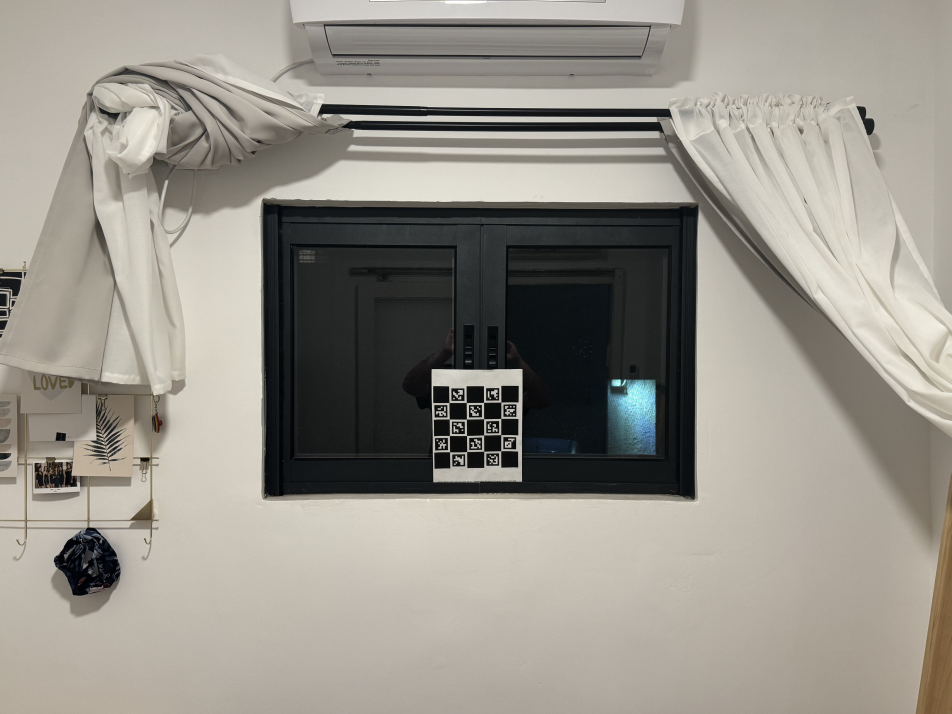
#> input picture assets/Input Image_IMG_4981.jpeg, 5712 x 4284 px (shown at 1/6 size)
$ python measuring_using_cv2.py --image '../assets/Input Image_IMG_4981.jpeg' --width 1.0   (older library calls are emulated)
#> lines starting #> are read from the running program, lines starting #| are printed output that depends on the picture; after the words box and inside, x2 and y2 are one past the last pixel; in counts of white or black regions, pixels touching at a corner belong together
# import the necessary packages
from scipy.spatial import distance as dist
from imutils import perspective
from imutils import contours
import numpy as np
import argparse
import imutils
import cv2


def midpoint(ptA, ptB):
    return ((ptA[0] + ptB[0]) * 0.5, (ptA[1] + ptB[1]) * 0.5)


def resize_image_to_fit_screen(image, max_width=1920, max_height=1080):
    """
    Resize image to fit within screen dimensions while maintaining aspect ratio
    """
    height, width = image.shape[:2]

    # Calculate scaling factor to fit within screen bounds
    scale_width = max_width / width
    scale_height = max_height / height
    scale = min(scale_width, scale_height, 1.0)  # Don't upscale

    # Calculate new dimensions
    new_width = int(width * scale)
    new_height = int(height * scale)

    # Resize image
    resized = cv2.resize(image, (new_width, new_height), interpolation=cv2.INTER_AREA)
    return resized, scale


def preprocess_image(image):
    """
    Enhanced preprocessing for complex images
    """
    gray = cv2.cvtColor(image, cv2.COLOR_BGR2GRAY)

    # Apply bilateral filter to reduce noise while keeping edges sharp
    filtered = cv2.bilateralFilter(gray, 11, 17, 17)

    # Apply adaptive threshold for better edge detection in varying lighting
    thresh = cv2.adaptiveThreshold(
        filtered, 255, cv2.ADAPTIVE_THRESH_GAUSSIAN_C, cv2.THRESH_BINARY, 11, 2
    )

    # Use morphological operations to clean up the image
    kernel = np.ones((3, 3), np.uint8)
    thresh = cv2.morphologyEx(thresh, cv2.MORPH_CLOSE, kernel)
    thresh = cv2.morphologyEx(thresh, cv2.MORPH_OPEN, kernel)

    return gray, thresh


def filter_contours(contours, image_area, min_area_ratio=0.001, max_area_ratio=0.5):
    """
    Filter contours based on area, aspect ratio, and rectangularity
    """
    filtered = []

    # Print some stats for debugging
    areas = [cv2.contourArea(cnt) for cnt in contours]
    if areas:
        print(
            f"Contour areas - Min: {min(areas):.0f}, Max: {max(areas):.0f}, Avg: {np.mean(areas):.0f}"
        )
        print(
            f"Area thresholds - Min: {image_area * min_area_ratio:.0f}, Max: {image_area * max_area_ratio:.0f}"
        )

    for i, cnt in enumerate(contours):
        area = cv2.contourArea(cnt)

        # Filter by area (remove very small and very large contours)
        if area < image_area * min_area_ratio:
            print(
                f"  Contour {i}: area {area:.0f} too small (< {image_area * min_area_ratio:.0f})"
            )
            continue
        if area > image_area * max_area_ratio:
            print(
                f"  Contour {i}: area {area:.0f} too large (> {image_area * max_area_ratio:.0f})"
            )
            continue

        # Check if contour is roughly rectangular
        rect = cv2.minAreaRect(cnt)
        box = cv2.boxPoints(rect)
        box_area = cv2.contourArea(box)

        # Rectangularity: how close the contour is to its bounding rectangle
        rectangularity = area / box_area if box_area > 0 else 0

        if rectangularity < 0.5:  # Relaxed from 0.7 to 0.5
            print(f"  Contour {i}: rectangularity {rectangularity:.2f} too low (< 0.5)")
            continue

        # Check aspect ratio (avoid very thin objects)
        width, height = rect[1]
        if width > 0 and height > 0:
            aspect_ratio = max(width, height) / min(width, height)
            if aspect_ratio > 15:  # Relaxed from 10 to 15
                print(f"  Contour {i}: aspect ratio {aspect_ratio:.1f} too high (> 15)")
                continue

        print(
            f"  Contour {i}: PASSED - area={area:.0f}, rect={rectangularity:.2f}, ratio={aspect_ratio:.1f}"
        )
        filtered.append(cnt)

    return filtered


# construct the argument parse and parse the arguments
ap = argparse.ArgumentParser()
ap.add_argument("-i", "--image", required=True, help="path to the input image")
ap.add_argument(
    "-w",
    "--width",
    type=float,
    required=True,
    help="width of the left-most object in the image (in inches)",
)
ap.add_argument(
    "--min-area",
    type=float,
    default=0.00001,
    help="minimum contour area as ratio of image area (default: 0.00001)",
)
ap.add_argument(
    "--max-area",
    type=float,
    default=0.8,
    help="maximum contour area as ratio of image area (default: 0.8)",
)
ap.add_argument(
    "--debug", action="store_true", help="show debug images for preprocessing steps"
)
args = vars(ap.parse_args())

# load the image
image = cv2.imread(args["image"])
#> image is the input picture: shape (4284, 5712, 3); mean B, G, R 137.7, 146.3, 150.2
if image is None:
    print("Error: Could not load image")
    exit()

print(f"Image size: {image.shape[1]}x{image.shape[0]}")
#| Image size: 5712x4284
image_area = image.shape[0] * image.shape[1]
#> image_area = 24470208

# Enhanced preprocessing
gray, processed = preprocess_image(image)
#> in preprocess_image, `thresh = cv2.adaptiveThreshold( filtered, 255, cv2.ADAPTIVE_THRESH_GAU..`:
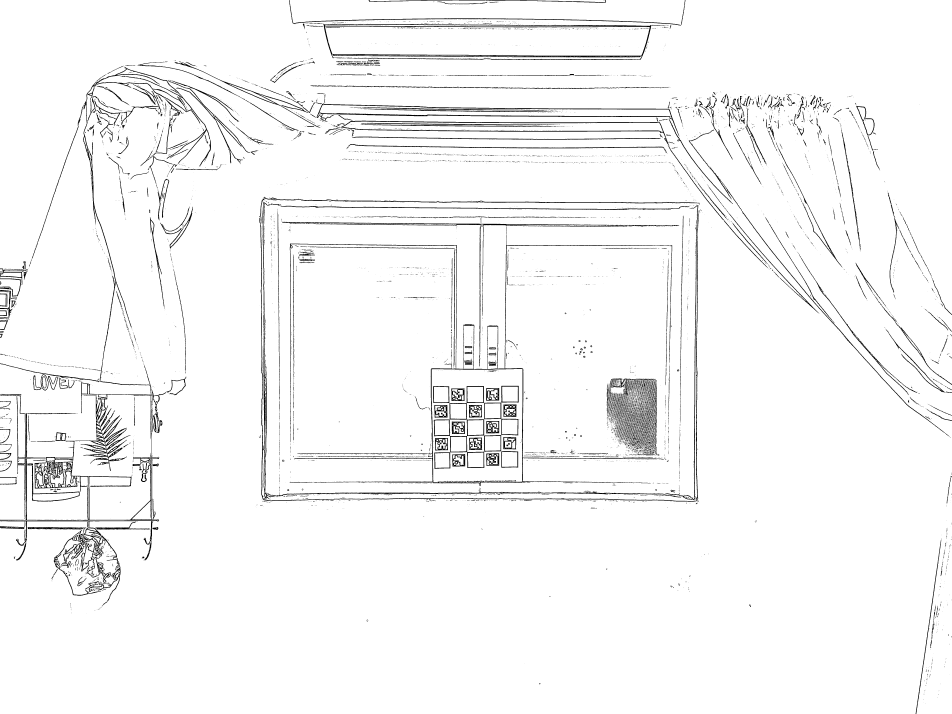
#> thresh: shape (4284, 5712) (shown at 1/6 size); 96.6% white; 9482 black regions (8002 under 20 px), largest, box (x1, y1, x2, y2) and area: (0, 2371, 955, 3465) 55734, (1739, 1358, 4033, 2917) 41767, (1940, 142, 4000, 360) 41002
#> in preprocess_image, `thresh = cv2.morphologyEx(thresh, cv2.MORPH_CLOSE, kernel)`:
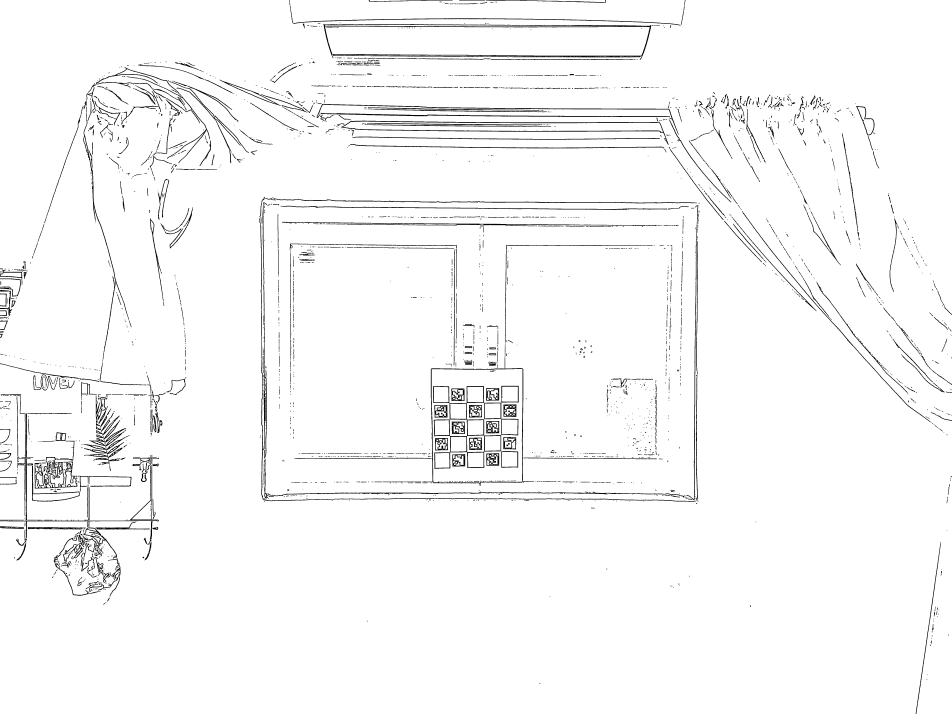
#> thresh: shape (4284, 5712) (shown at 1/6 size); 97.2% white; 3648 black regions (1654 under 20 px), largest, box (x1, y1, x2, y2) and area: (1941, 143, 3908, 358) 33927, (2047, 724, 4012, 869) 18555, (2603, 2317, 2906, 2813) 12260
#> in preprocess_image, `thresh = cv2.morphologyEx(thresh, cv2.MORPH_OPEN, kernel)`: thresh: shape (4284, 5712); 97.2% white; 2393 black regions (958 under 20 px)

if args["debug"]:
    debug_gray, _ = resize_image_to_fit_screen(gray)
    debug_processed, _ = resize_image_to_fit_screen(processed)
    cv2.imshow("Grayscale", debug_gray)
    cv2.imshow("Processed", debug_processed)
    cv2.waitKey(0)
    cv2.destroyWindow("Grayscale")
    cv2.destroyWindow("Processed")

# Find contours using the processed image
cnts = cv2.findContours(processed, cv2.RETR_EXTERNAL, cv2.CHAIN_APPROX_SIMPLE)
#> cnts = 38 contours, 14 with area under 20; largest, box (x1, y1, x2, y2) and area: (0, 0, 5712, 4284) 24367318, (0, 1675, 123, 1774) 6980, (0, 2578, 57, 2656) 3423, (0, 2865, 95, 2903) 3321, (3032, 0, 3632, 14) 3033
cnts = imutils.grab_contours(cnts)

print(f"Found {len(cnts)} initial contours")
#| Found 38 initial contours

# Filter contours
cnts = filter_contours(cnts, image_area, args["min_area"], args["max_area"])
#> in filter_contours, `areas = [cv2.contourArea(cnt) for cnt in contours]`: areas = 38 values, max 24367317.5 at index 37, min 4 at index 2, mean 642150.4
#| Contour areas - Min: 4, Max: 24367318, Avg: 642150
#| Area thresholds - Min: 245, Max: 19576166
#> the loop in filter_contours, `for i, cnt in enumerate(contours):` made 38 passes
#> (area, rect, box, box_area, rectangularity, width, height, aspect_ratio) on passes 15, 16, 23, 26, 28: (3321, ((47, 2883.5), (37, 94), -90), [[94, 2902], [-1.13e-15, 2902], [0, 2865], [94, 2865]], 3478, 0.955, 37, 94, 2.54), (415, ((906.5, 2917), (158, 3), -90), [[908, 2996], [905, 2996], [905, 2838], [908, 2838]], 474, 0.876, 158, 3, 52.67), (2818.5, ((32.5, 2796), (56, 65), -90), [[65, 2824], [-1.71e-15, 2824], [0, 2768], [65, 2768]], 3640, 0.774, 56, 65, 1.16), (3423, ((28, 2616.5), (77, 56), -90), [[56, 2655], [-2.36e-15, 2655], [0, 2578], [56, 2578]], 4312, 0.794, 77, 56, 1.38), (1363.5, ((19, 1951), (46, 38), -90), [[38, 1974], [-1.41e-15, 1974], [0, 1928], [38, 1928]], 1748, 0.78, 46, 38, 1.21)
#> (area, rect, box_area, rectangularity, width, height, aspect_ratio) on passes 7, 25, 35: (400, ((551.4, 3174.9), (11.64, 52.39), -77.74), 609.8, 0.656, 11.64, 52.39, 4.5), (1389.5, ((29.97, 2737.5), (60.51, 30.09), -1.06), 1820.5, 0.763, 60.51, 30.09, 2.01), (6979.5, ((57.73, 1723.1), (96.64, 122.5), -85.6), 11836.6, 0.59, 96.64, 122.5, 1.27)
#|   Contour 0: area 19 too small (< 245)
#|   Contour 1: area 26 too small (< 245)
#|   Contour 2: area 4 too small (< 245)
#|   Contour 3: rectangularity 0.47 too low (< 0.5)
#|   Contour 4: area 6 too small (< 245)
#|   Contour 5: rectangularity 0.40 too low (< 0.5)
#|   Contour 6: PASSED - area=400, rect=0.66, ratio=4.5
#|   Contour 7: area 12 too small (< 245)
#> (further printed lines are left out)
#> after the loop in filter_contours, `for i, cnt in enumerate(contours):`: filtered = 10 contours; largest, box (x1, y1, x2, y2) and area: (0, 1675, 123, 1774) 6980, (0, 2578, 57, 2656) 3423, (0, 2865, 95, 2903) 3321, (0, 2768, 66, 2825) 2818, (5, 1636, 128, 1663) 2482
#> cnts has the same summary as filtered in filter_contours
print(f"After filtering: {len(cnts)} contours")
#| After filtering: 10 contours

if len(cnts) == 0:
    print(
        "No suitable contours found. Try adjusting --min-area and --max-area parameters"
    )
    exit()

# Sort the contours from left-to-right
(cnts, _) = contours.sort_contours(cnts)
pixelsPerMetric = None

# Create a copy for drawing all detections
all_detections = image.copy()

# loop over the contours individually
for i, c in enumerate(cnts):
    print(f"\nProcessing contour {i+1}/{len(cnts)}")
    print(f"Contour area: {cv2.contourArea(c):.0f} pixels")

    # compute the rotated bounding box of the contour
    orig = image.copy()
    box = cv2.minAreaRect(c)
    box = cv2.cv.BoxPoints(box) if imutils.is_cv2() else cv2.boxPoints(box)
    box = np.array(box, dtype="int")

    # order the points in the contour such that they appear
    # in top-left, top-right, bottom-right, and bottom-left order
    box = perspective.order_points(box)

    # Draw on both individual and combined images
    for img in [orig, all_detections]:
        cv2.drawContours(img, [box.astype("int")], -1, (0, 255, 0), 2)
        # Draw corner points
        for x, y in box:
            cv2.circle(img, (int(x), int(y)), 5, (0, 0, 255), -1)

    # unpack the ordered bounding box, then compute the midpoints
    (tl, tr, br, bl) = box
    (tltrX, tltrY) = midpoint(tl, tr)
    (blbrX, blbrY) = midpoint(bl, br)
    (tlblX, tlblY) = midpoint(tl, bl)
    (trbrX, trbrY) = midpoint(tr, br)

    # draw the midpoints on both images
    for img in [orig, all_detections]:
        cv2.circle(img, (int(tltrX), int(tltrY)), 5, (255, 0, 0), -1)
        cv2.circle(img, (int(blbrX), int(blbrY)), 5, (255, 0, 0), -1)
        cv2.circle(img, (int(tlblX), int(tlblY)), 5, (255, 0, 0), -1)
        cv2.circle(img, (int(trbrX), int(trbrY)), 5, (255, 0, 0), -1)

        # draw lines between the midpoints
        cv2.line(
            img, (int(tltrX), int(tltrY)), (int(blbrX), int(blbrY)), (255, 0, 255), 2
        )
        cv2.line(
            img, (int(tlblX), int(tlblY)), (int(trbrX), int(trbrY)), (255, 0, 255), 2
        )

    # compute the Euclidean distance between the midpoints
    dA = dist.euclidean((tltrX, tltrY), (blbrX, blbrY))
    dB = dist.euclidean((tlblX, tlblY), (trbrX, trbrY))

    print(f"Pixel distances - Height: {dA:.1f}, Width: {dB:.1f}")

    # if the pixels per metric has not been initialized, then
    # compute it as the ratio of pixels to supplied metric
    if pixelsPerMetric is None:
        pixelsPerMetric = dB / args["width"]
        print(
            f"Calibration: {pixelsPerMetric:.2f} pixels per inch (using first object)"
        )

    # compute the size of the object
    dimA = dA / pixelsPerMetric
    dimB = dB / pixelsPerMetric

    print(f"Real dimensions - Height: {dimA:.2f}in, Width: {dimB:.2f}in")

    # draw the object sizes on both images
    for img in [orig, all_detections]:
        cv2.putText(
            img,
            "{:.1f}in".format(dimA),
            (int(tltrX - 15), int(tltrY - 10)),
            cv2.FONT_HERSHEY_SIMPLEX,
            0.65,
            (255, 255, 255),
            2,
        )
        cv2.putText(
            img,
            "{:.1f}in".format(dimB),
            (int(trbrX + 10), int(trbrY)),
            cv2.FONT_HERSHEY_SIMPLEX,
            0.65,
            (255, 255, 255),
            2,
        )

        # Add object number
        cv2.putText(
            img,
            f"#{i+1}",
            (int(tlblX - 25), int(tlblY + 25)),
            cv2.FONT_HERSHEY_SIMPLEX,
            0.8,
            (0, 255, 255),
            2,
        )

    # Resize and show individual detection
    display_image, scale_factor = resize_image_to_fit_screen(orig, 1920, 1080)
    cv2.imshow(f"Object #{i+1} Detection", display_image)
    print("Press any key to continue to next object, or 'q' to quit...")
    key = cv2.waitKey(0)
    cv2.destroyWindow(f"Object #{i+1} Detection")

    if key == ord("q"):
        break
#> this loop made 1 pass; (key q is pressed on pass 1)
#> (tl, tr, br, bl, tltrX, tltrY, blbrX, blbrY) on pass 1: ([0, 2865], [94, 2865], [94, 2902], [0, 2902], 47, 2865, 47, 2902)
#> (printed output is left out)
#> after the loop, pixelsPerMetric = 94

# Show all detections together
if len(cnts) > 1:
    display_all, scale_factor = resize_image_to_fit_screen(all_detections, 1920, 1080)
    print(
        f"\nDisplay scale: {scale_factor:.2f}x (Image resized to fit 1920x1080 screen)"
    )
#| Display scale: 0.25x (Image resized to fit 1920x1080 screen)
    cv2.imshow("All Detections", display_all)
    print("Press any key to exit...")
    cv2.waitKey(0)

cv2.destroyAllWindows()
print(f"\nProcessing complete. Found and measured {len(cnts)} objects.")
#| Processing complete. Found and measured 10 objects.
